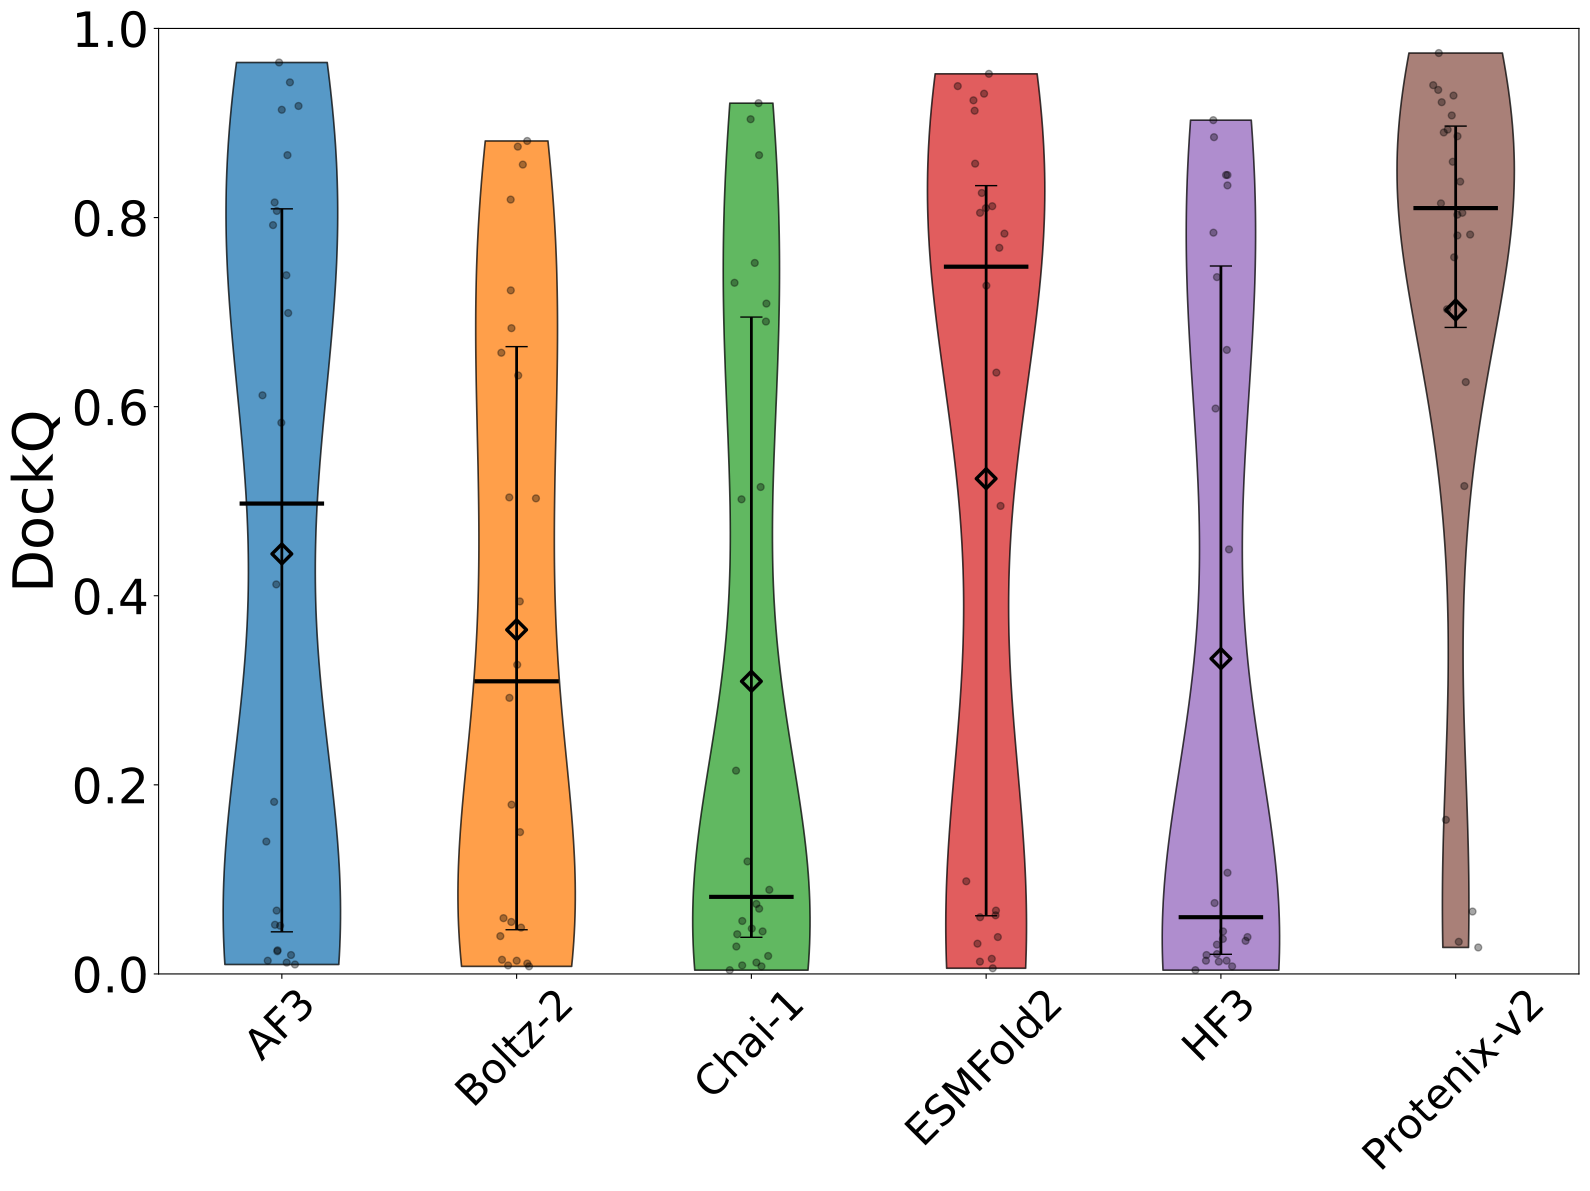

Write Python code to recreate this figure.
#!/usr/bin/env python3
"""
Generate violin plots of DockQ score distributions for multiple structure prediction tools using top-ranked models.

Inputs
------
../../04_evaluation/AF3/extended/seed1/plots/DockQ_1seed_toprank.txt
../../04_evaluation/boltz-2/extended/seed1/plots/DockQ_1seed_toprank.txt
../../04_evaluation/chai-1/extended/seed1/plots/DockQ_1seed_toprank.txt
../../04_evaluation/ESMFold2/extended/seed1/plots/DockQ_1seed_toprank.txt
../../04_evaluation/HF3/extended/seed1/plots/DockQ_1seed_toprank.txt
../../04_evaluation/protenix-v2/extended/seed1/plots/DockQ_1seed_toprank.txt

Outputs
-------
DockQ_1seed_toprank_plot.pdf
DockQ_1seed_toprank_plot.txt
"""

import os
import numpy as np
import matplotlib.pyplot as plt

# ==========================================
# INPUT
# ==========================================

folders = [
    "../../04_evaluation/AF3/extended/seed1/plots",
    "../../04_evaluation/boltz-2/extended/seed1/plots",
    "../../04_evaluation/chai-1/extended/seed1/plots",
    "../../04_evaluation/ESMFold2/extended/seed1/plots",
    "../../04_evaluation/HF3/extended/seed1/plots",
    "../../04_evaluation/protenix-v2/extended/seed1/plots",
]

tools = [
    "AF3",
    "Boltz-2",
    "Chai-1",
    "ESMFold2",
    "HF3",
    "Protenix-v2",
]

colors = [
    "#1f77b4",  # blue
    "#ff7f0e",  # orange
    "#2ca02c",  # green
    "#d62728",  # red
    "#9467bd",  # purple
    "#8c564b",  # brown
]

# ==========================================
# READ DATA
# ==========================================

all_values = []
means = []
stds = []

for folder in folders:

    file = os.path.join(
        folder,
        "DockQ_1seed_toprank.txt",
    )

    values = np.loadtxt(file)

    all_values.append(values)
    means.append(np.mean(values))
    stds.append(np.std(values))

means = np.array(means)
stds = np.array(stds)

# ==========================================
# VIOLIN PLOT
# ==========================================

fig, ax = plt.subplots(figsize=(16, 12))

parts = ax.violinplot(
    all_values,
    showmeans=False,
    showmedians=False,
    showextrema=False,
)

# Color violins
for body, color in zip(parts["bodies"], colors):
    body.set_facecolor(color)
    body.set_edgecolor("black")
    body.set_alpha(0.75)
    body.set_linewidth(1.2)

# Raw points
for i, values in enumerate(all_values):

    jitter = np.random.normal(
        0,
        0.05,
        len(values),
    )

    ax.scatter(
        np.full(len(values), i + 1) + jitter,
        values,
        color="black",
        s=25,
        alpha=0.35,
        zorder=3,
    )

# Mean marker
for i, mean in enumerate(means):

    ax.scatter(
        i + 1,
        mean,
        marker="D",
        s=100,
        facecolors="none",
        edgecolors="black",
        linewidths=2.5,
        zorder=5,
    )

# Median and IQR
medians = [np.median(v) for v in all_values]
q1 = [np.percentile(v, 25) for v in all_values]
q3 = [np.percentile(v, 75) for v in all_values]

# Median line
for i, median in enumerate(medians):

    ax.hlines(
        median,
        i + 1 - 0.18,
        i + 1 + 0.18,
        colors="black",
        linewidth=3,
        zorder=6,
    )

# IQR error bars
for i, (median, low, high) in enumerate(
    zip(medians, q1, q3)
):

    ax.errorbar(
        i + 1,
        median,
        yerr=[
            [median - low],
            [high - median],
        ],
        fmt="none",
        ecolor="black",
        elinewidth=2,
        capsize=8,
        zorder=5,
    )

# ==========================================
# STYLING
# ==========================================

ax.set_xticks(np.arange(1, len(tools) + 1))

ax.set_xticklabels(
    tools,
    rotation=45,
    fontsize=30,
)

ax.set_ylabel(
    "DockQ",
    fontsize=40,
)

ax.set_ylim(0, 1)

ax.tick_params(
    axis="y",
    labelsize=35,
)

plt.tight_layout()

plt.savefig(
    "DockQ_1seed_toprank_plot.pdf",
    dpi=300,
    bbox_inches="tight",
)

plt.show()

# ==========================================
# SAVE SUMMARY
# ==========================================

with open(
    "DockQ_1seed_toprank_plot.txt",
    "w",
) as f:

    for tool, mean, std in zip(
        tools,
        means,
        stds,
    ):

        line = (
            f"{tool}: "
            f"mean = {mean:.3f}, "
            f"std = {std:.3f}"
        )

        print(line)
        f.write(line + "\n")
